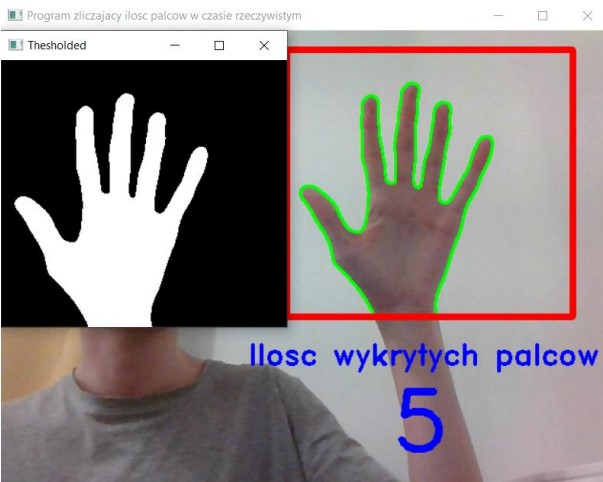
#> input picture images/5_fingers.jpg, 603 x 482 px, given in place of the camera
$ python main.py
#> lines starting #> are read from the running program, lines starting #| are printed output that depends on the picture; after the words box and inside, x2 and y2 are one past the last pixel; in counts of white or black regions, pixels touching at a corner belong together
import cv2 as cv

cap = cv.VideoCapture(0)
while cap.isOpened():
    ret, img = cap.read()
#> img is the input picture: shape (482, 603, 3); mean B, G, R 129.3, 129.6, 136.6

    cv.rectangle(img, (50, 75), (275, 300), (0, 0, 255), 2)
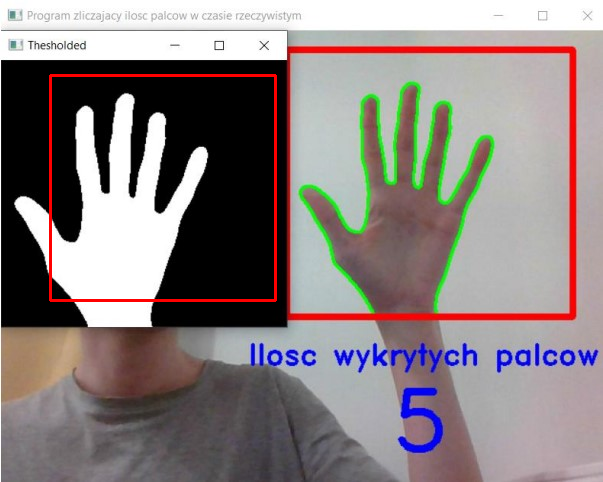
#> img: shape (482, 603, 3); 0.93% of pixels changed, all inside (x1, y1, x2, y2) = (49, 74, 277, 302)
    crop = img[75:300, 50:275] # Cropping to take image process
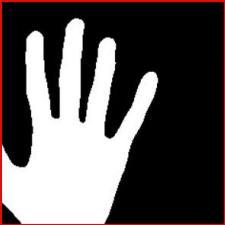
#> crop: shape (225, 225, 3); mean B, G, R 85.1, 85.1, 91.8
    grey = cv.cvtColor(crop, cv.COLOR_BGR2GRAY)
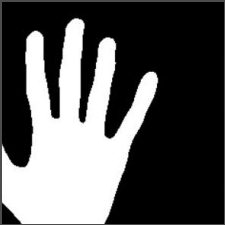
#> grey: shape (225, 225); min 0, max 255, mean 87.1
    gauss = cv.GaussianBlur(grey, (35, 35), 0)
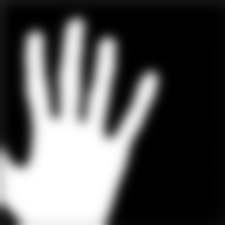
#> gauss: shape (225, 225); min 0, max 255, mean 86.8
    ret, thresh = cv.threshold(gauss, 127, 255, cv.THRESH_BINARY_INV + cv.THRESH_OTSU)
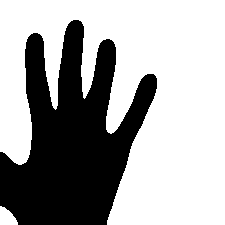
#> thresh: shape (225, 225); 64.7% white; 1 black region, box (x1, y1, x2, y2) and area: (0, 20, 157, 225) 17868
#> ret = 116

    cv.imshow('Gesture', img)
    cv.imshow('Crop', crop)
    cv.imshow('Grey', grey)
    cv.imshow('GaussianBlur', gauss)
    cv.imshow('Thresholding', thresh)


    if cv.waitKey(1) == ord('q'):
#> (key q is pressed here)
        break
cap.release()
cv.destroyAllWindows()

$ run again, on images/main_window.jpg
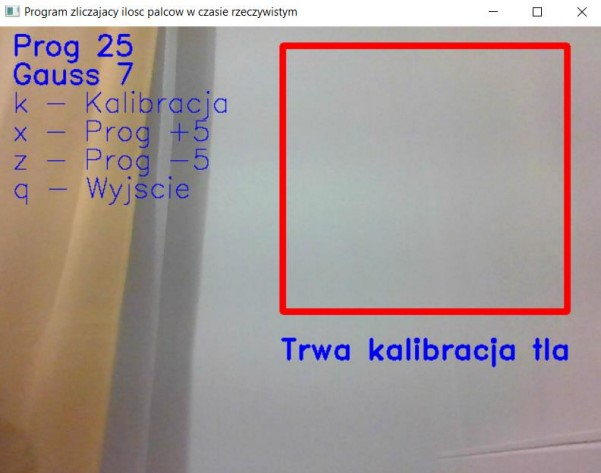
#> input picture images/main_window.jpg, 601 x 473 px, given in place of the camera
#> img is the input picture: shape (473, 601, 3); mean B, G, R 149.1, 151.6, 164.5
#> img: shape (473, 601, 3); 0.95% of pixels changed, all inside (x1, y1, x2, y2) = (49, 74, 277, 302)
#> `gauss = cv.GaussianBlur(grey, (35, 35), 0)`:
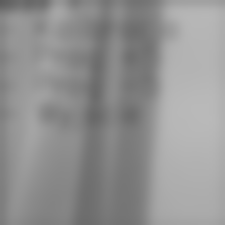
#> gauss: shape (225, 225); min 92, max 185, mean 145.9
#> `ret, thresh = cv.threshold(gauss, 127, 255, cv.THRESH_BINARY_INV + cv...`:
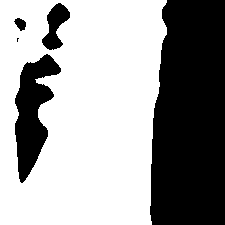
#> thresh: shape (225, 225); 61.9% white; 5 black regions (1 under 20 px), largest, box (x1, y1, x2, y2) and area: (150, 0, 225, 225) 15436, (15, 54, 61, 183) 3070, (42, 3, 70, 50) 685, (14, 18, 26, 31) 100
#> ret = 150
